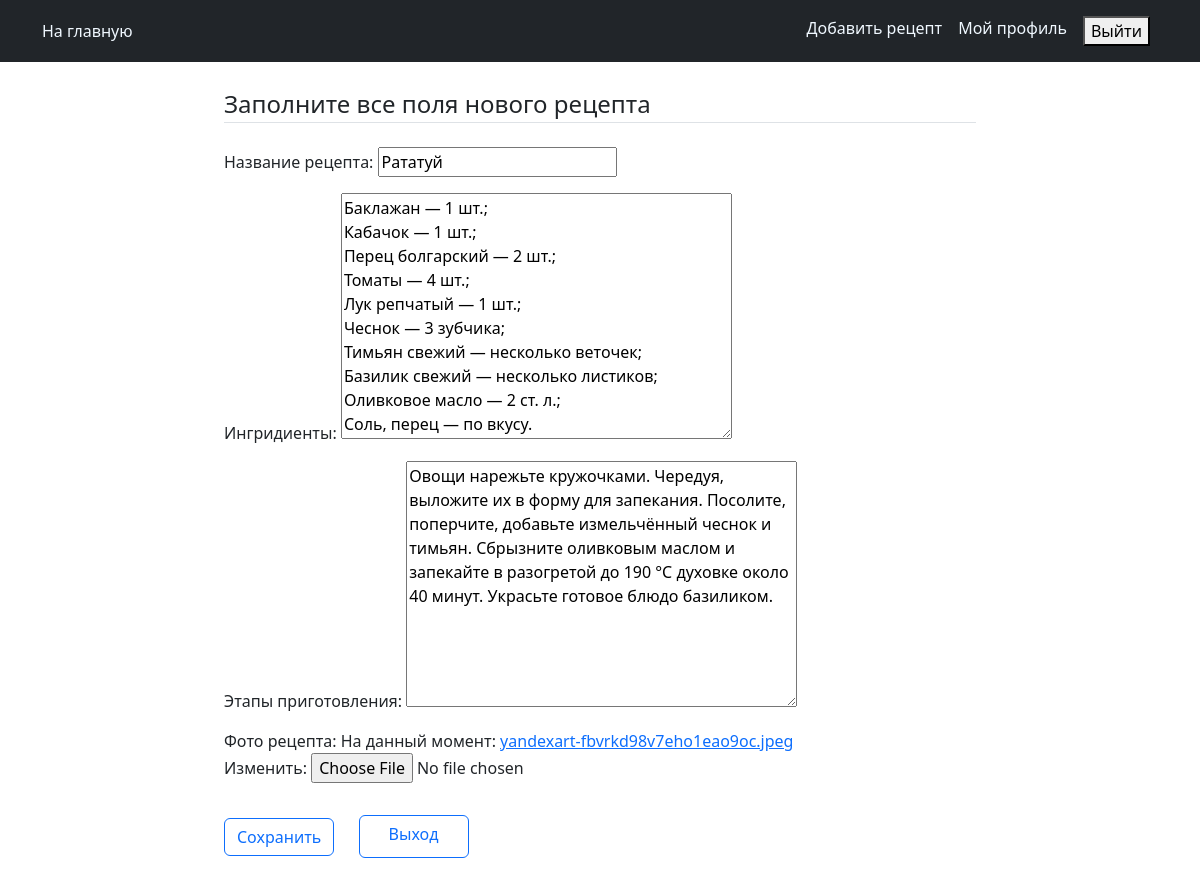
Screenshot of /recipes/recipe/8/update (signed in) with the database file from the repository.
### recipes/models.py (models this page shows, shortened)
class Recipe(models.Model):
    title = models.CharField(max_length=100, verbose_name='Название рецепта')
    description = models.TextField(verbose_name='Ингридиенты')
    steps_cooking = models.TextField(verbose_name='Этапы приготовления')
    time_for_cooking = models.IntegerField(default=10, verbose_name='Время приготовления')
    image = models.ImageField(verbose_name='Фото рецепта')
    author = models.ForeignKey(User, on_delete=models.CASCADE)
    created_at = models.DateTimeField(auto_now_add=True)
    updated_at = models.DateTimeField(auto_now=True)
    class Meta:
        verbose_name = 'Рецепты'
        verbose_name_plural = 'Рецепты'

### recipes/views.py (the view, shortened to what this page needs)
# urls.py: path('recipe/<int:pk>/update', views.RecipeUpdate.as_view(), name="recipe_update"),
class RecipeUpdate(LoginRequiredMixin, UserPassesTestMixin, UpdateView):
    model = models.Recipe
    fields = ['title', 'description', "steps_cooking", "image"]
    def test_func(self):
        recipe = self.get_object()
        return self.request.user == recipe.author

### templates/recipes/recipe_form.html (shortened to what this page needs)
<!DOCTYPE html>
{% extends "recipes/base.html" %}
{% block content %}
<div class="container">
  <form method="POST" enctype="multipart/form-data">
    <fieldset class="form-group">
      <legend class="border-bottom mb-4">Заполните все поля нового рецепта</legend>
    </fieldset>
      {{ form.as_p }}
    <div class="form-group py-3">
      <input class="btn btn-outline-primary" type="submit" value="Сохранить" />
      <a class="btn btn-outline-primary" style="height: 43px; width: 110px; margin-left: 20px;" href="{% url 'recipes:home' %}">Выход</a>
    </div>
  </form>
</div>
{% endblock content %}

### rows the page displays
Recipe: title "Рататуй", description "Баклажан — 1 шт.; Кабачок — 1 шт.; Перец болгарский — 2 шт.; Томаты — 4 шт.; Лук репчатый — 1 шт.; Чеснок — 3 зубчика; Тимьян свежий — несколько веточек; Базилик свежий — несколько листиков; Оливковое масло — 2 ст. л.; Соль, перец — по вкусу.", steps_cooking "Овощи нарежьте кружочками. Чередуя, выложите их в форму для запекания. Посолите, поперчите, добавьте измельчённый чеснок и тимьян. Сбрызните оливковым маслом и запекайте в разогретой до 190 °C духовке около 40 минут. Украсьте готовое блюдо базиликом."
